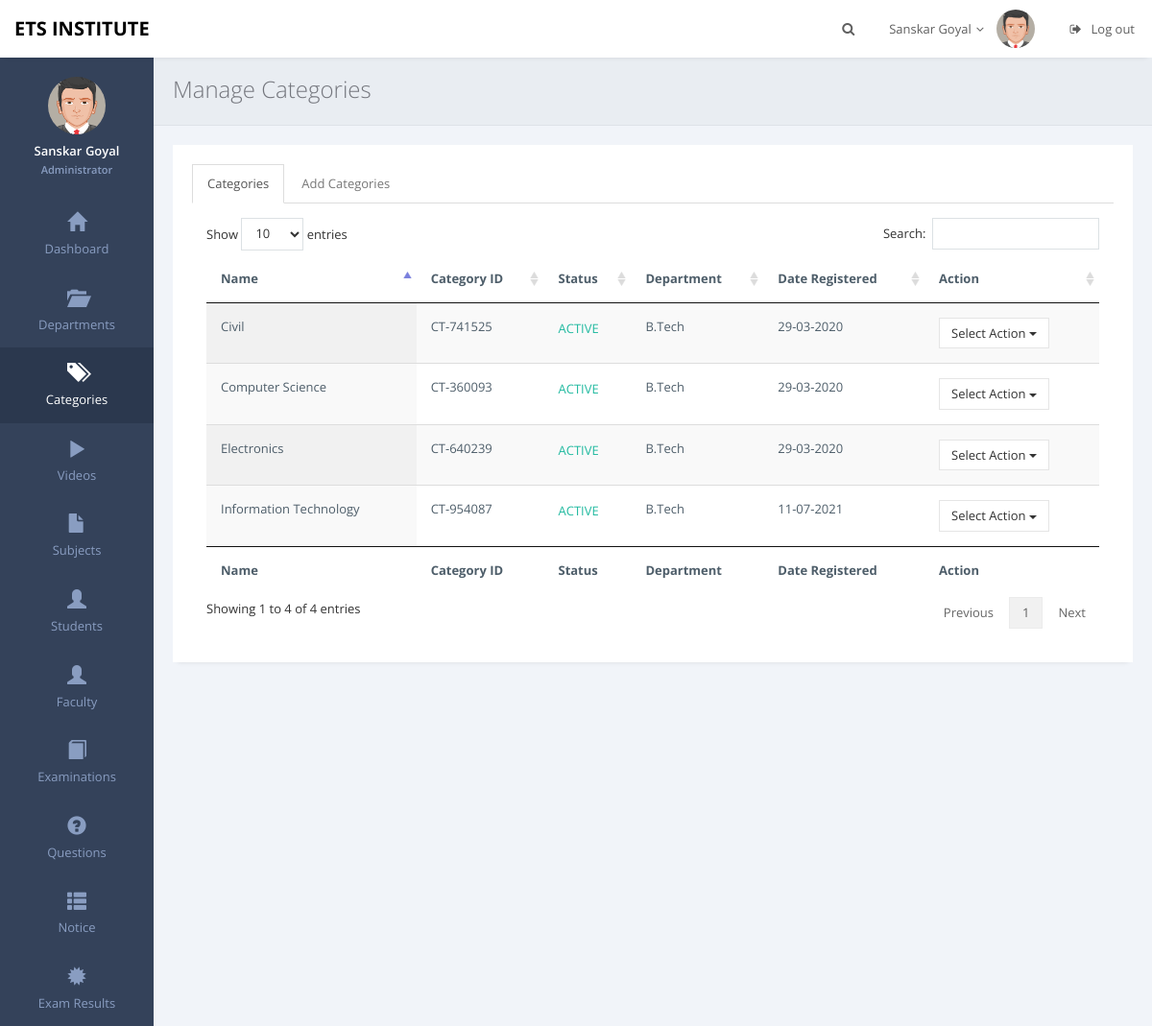
/admin/categories.php (signed in), run on the app's committed database.
### tables this page shows
CREATE TABLE `tbl_categories` (
  `category_id` varchar(255) NOT NULL,
  `name` varchar(255) NOT NULL,
  `department` varchar(255) NOT NULL,
  `description` text NOT NULL,
  `date_registered` varchar(255) NOT NULL,
  `status` varchar(255) NOT NULL DEFAULT 'Active'
);

### admin/categories.php (the view, shortened to what this page needs)
<?php require 'winclude/header.php'; ?>
<body <?php if ($ms == "1") { print 'onload="myFunction()"'; } ?>  class="page-header-fixed">
    <main class="page-content content-wrap">
       <?php require 'winclude/navbar.php'; ?>
       <?php require 'winclude/sidebar.php'; ?>
            <div class="page-inner">
                <div class="page-title">
                    <h3>Manage Categories</h3>
                </div>
                <div id="main-wrapper">
                    <div class="row">
                        <div class="col-md-12">
						<div class="row">
                            <div class="col-md-12">
                                <div class="panel panel-white">
                                    <div class="panel-body">
                                        <div role="tabpanel">
                                            <ul class="nav nav-tabs" role="tablist">
                                                <li role="presentation" class="active"><a href="#tab5" role="tab" data-toggle="tab">Categories</a></li>
                                                <li role="presentation"><a href="#tab6" role="tab" data-toggle="tab">Add Categories</a></li>
                                            </ul>
                                            <div class="tab-content">
                                                <div role="tabpanel" class="tab-pane active fade in" id="tab5">
                                           <div class="table-responsive">
										   <?php
										   include '../database/config.php';
										   $sql = "SELECT * FROM tbl_categories";
                                           $result = $conn->query($sql);
                                           if ($result->num_rows > 0) {
										print '
										<table id="example" class="display table" style="width: 100%; cellspacing: 0;">
                                        <thead>
                                            <tr>
                                                <th>Name</th>
												<th>Category ID</th>
												<th>Status</th>
                                                <th>Department</th>
                                                <th>Date Registered</th>
                                                <th>Action</th>
                                            </tr>
                                        </thead>
                                        <tfoot>
                                            <tr>
                                                <th>Name</th>
												<th>Category ID</th>
												<th>Status</th>
                                                <th>Department</th>
                                                <th>Date Registered</th>
                                                <th>Action</th>
                                            </tr>
                                        </tfoot>
                                        <tbody>';
                                           while($row = $result->fetch_assoc()) {
											   $status = $row['status'];
											   if ($status == "Active") {
											   $st = '<p class="text-success">ACTIVE</p>';
											   $stl = '<a href="pages/make_ct_in.php?id='.$row['category_id'].'">Make Inactive</a>';
											   }else{
											   $st = '<p class="text-danger">INACTIVE</p>';
                                               $stl = '<a href="pages/make_ct_ac.php?id='.$row['category_id'].'">Make Active</a>';
											   }
                                          print '
										       <tr>
                                                <td>'.$row['name'].'</td>
												<td>'.$row['category_id'].'</td>
                                                <td>'.$st.'</td>
                                                <td>'.$row['department'].'</td>
												<td>'.$row['date_registered'].'</td>
                                                <td><div class="btn-group" role="group">
                                                <button type="button" class="btn btn-default dropdown-toggle" data-toggle="dropdown" aria-expanded="false">
                                                    Select Action
                                                    <span class="caret"></span>
                                                </button>
                                                <ul class="dropdown-menu" role="menu">
                                                    <li>'.$stl.'</li>
                                                    <li><a'; ?> onclick = "return confirm('Drop <?php echo $row['name']; ?> ?')" <?php print ' href="pages/drop_ct.php?id='.$row['category_id'].'">Drop Category</a></li>
                                                </ul>
                                            </div></td>
                                            </tr>';
                                           }
										   print '
									   </tbody>
                                       </table>  ';
                                            } else {
												print '
												<div class="alert alert-info" role="alert">
                                        Nothing was found in database.
                                    </div>';
                                           }
										   ?>
                                    </div>
                                                </div>
                                            </div>
                                        </div>
                                    </div>
                                </div>
                            </div>
                        </div>
                        </div>
                    </div>
                </div>
            </div>
        </main>
<?php require 'winclude/footer.php'; ?>

### assets/css/themes/green.css (style rules this page uses)
.page-content { background: #34425A; }

### data on the page
tbl_categories: name "Computer Science", category_id "CT-360093", status "ACTIVE", department "B.Tech", date_registered "29-03-2020"
tbl_categories: name "Electronics", category_id "CT-640239", status "ACTIVE", department "B.Tech", date_registered "29-03-2020"
tbl_categories: name "Civil", category_id "CT-741525", status "ACTIVE", department "B.Tech", date_registered "29-03-2020"
tbl_categories: name "Information Technology", category_id "CT-954087", status "ACTIVE", department "B.Tech", date_registered "11-07-2021"

### other printed values
$myfname "Sanskar"
$mylname "Goyal"
